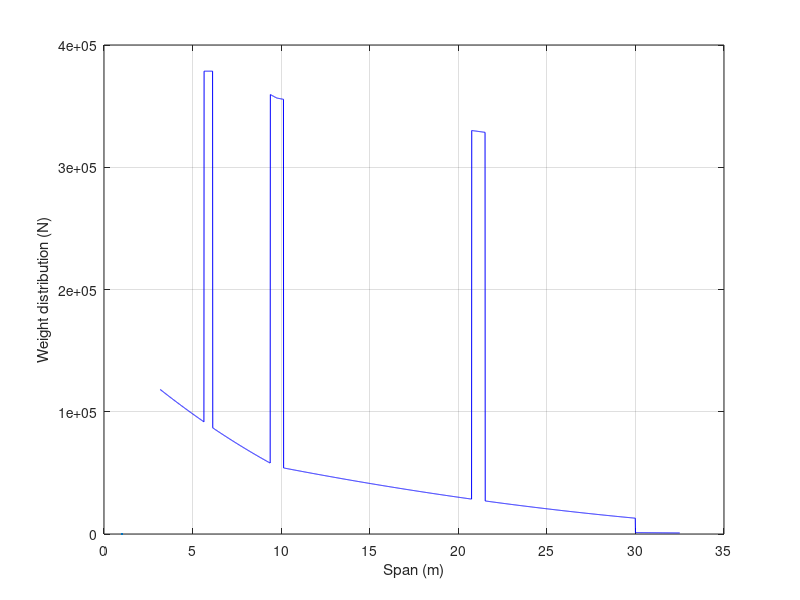
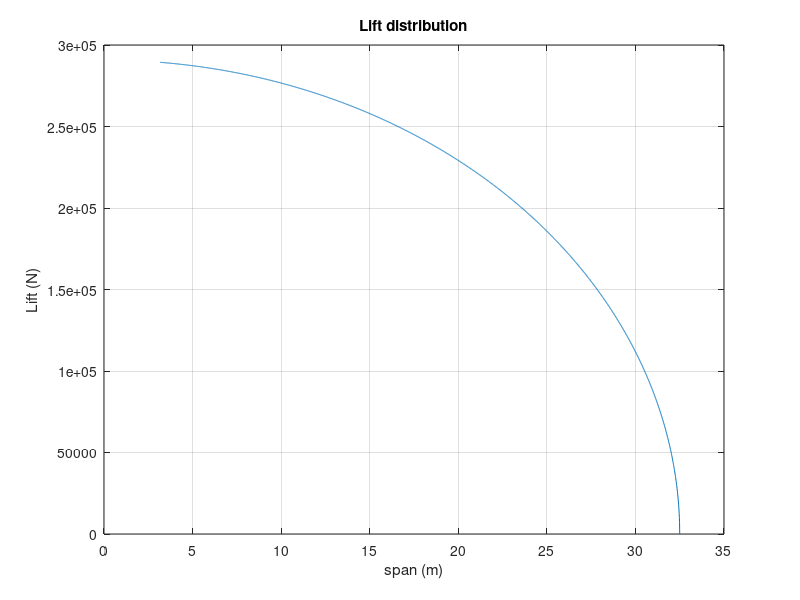
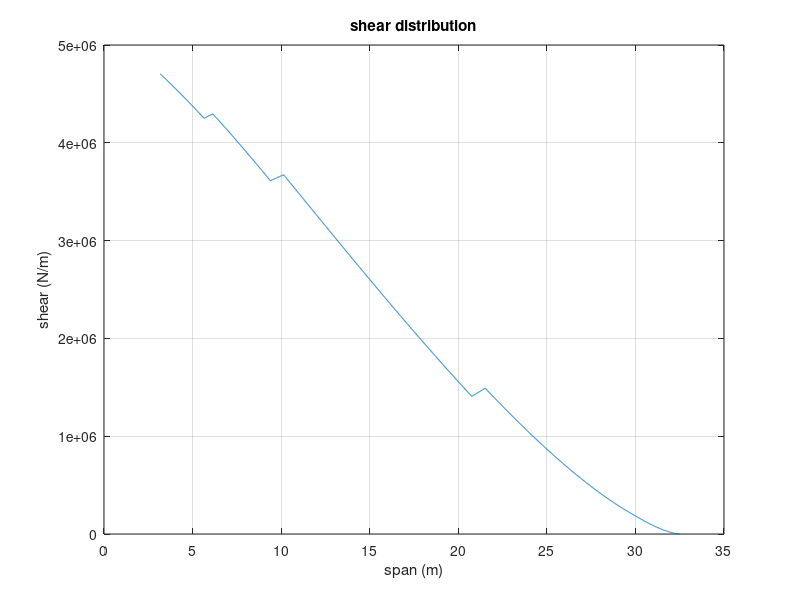
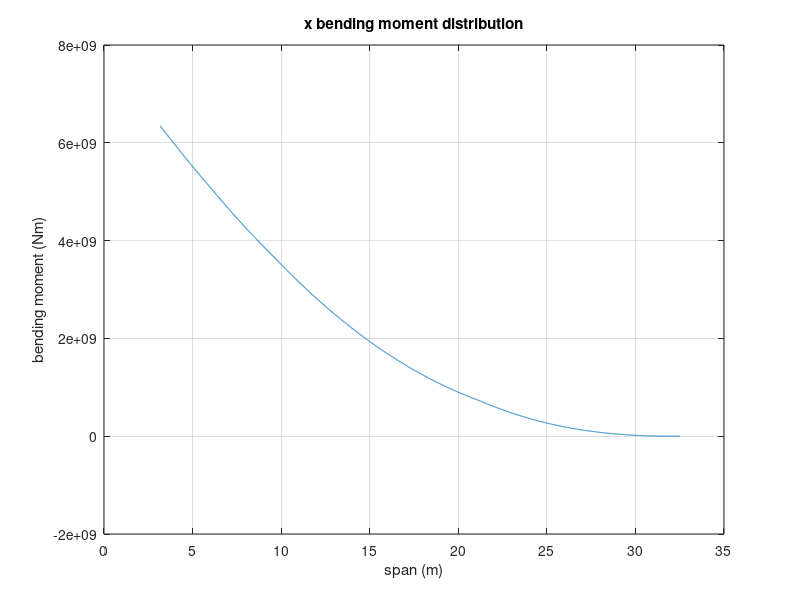

The MATLAB source for these figures, in order:
clc
clear
close all

%LOADS DISTRIBUTION

%get chord distribution
%leading edge sweep angle
b = 32.45 * tand(26.6);
a = b - 3.47/4;

aa = (a + 3.47)/32.45;

%sweep_angle = atand(aa);
sweep_angle = atand(aa);

%chord distribution for first section
outer_chord = 13.89 - (9.75 * tand(sweep_angle));

gradient1 = (outer_chord - 13.89)/9.75;

%for outer section
gradient2 = (3.47 - outer_chord)/(32.45 - 9.75);

span1 = 3.17:0.01:9.75;
span2 = 9.75:0.01:32.5;

c2 = outer_chord - gradient2 * 9.75;

chord1 = gradient1 * span1 + 13.89;
chord2 = gradient2*span2+c2;

chord = [chord1,chord2];



%constants
W_S = 7840;         %wing loading in N/m^2
S = 482;            %wing area in m^2
rho = 1.227;        %sea level density
W = 353385;         %mtow in kg
g = 9.81;           %gravitational constant

%masses and wing properties
m_dry = 27100/2;        %dry mass of the wing in kg
weight_wing = m_dry*g;  %weight of the wing in N
V_wing = 168.6331;      %volume of the wing in m^3 CHANGE THIS WITH THE REAL VALUE  

m_fuel = 176091;        %fuel mass in kg
rho_fuel = 804;         %fuel density in kg/m^3
length_ft = 26.83;      %length of fuel tank 

m_engine = 6147.1;      %mass of engine
m_mg = 15100;           %mass of main landing gear


%aerofoil properties
cg = 0.4141;                            %centre of gravity
arm_length = 0.1641;                    %distance of cg from aerodynamic centre
frontSpar = 0.12;                       %location of front spar
rearSpar = 0.7;                         %location of shear spar
flexAxis = (frontSpar+rearSpar)/2;      %location of flexural axis (shear centre)


%wing discretisation
span = [span1,span2];      %29.33 is the length of the wing that is outside of the fuselage

%area of the aerofoil at each section of the wing
area_aerofoil = 0.0939*chord.^2;



%%%%%%%%%%%%%%%%%%%%%%%%%%%%%%%%%%%%%%%%%%%%%%%%%%%%%%%%%%%%%%%%%%%%%%%%%%%%%%%%%%%%%%%%%%%%%%%%%%%

%CASE 1 - symmetric flight at ultimate load factor evaluated at manoeuvre
%(speed = V_A)
v_a = 171.25;                  %Manouvre speed
n = 3.75;                        %corresponding load factor from V/N diagram
L = n*W*g;                      %overall lift
C_l = (2*n*W_S)/(rho*v_a^2);    %lift coeff. This is computed to be 1.8749

alpha = 15;     %AoA in degrees taken from polars
C_d = 0.022;     % drag coeff taken from polars

D = 0.5*rho*v_a^2*S*C_d;    %overall drag

%THIS IS ONLY FOR CASE 3, COMMENT OUT OTHERWISE
% L = 0;
% D = 0;
% C_l = 0;
% C_d = 0;

%aerodynamics (assuming an elliptic lift distribution)
L0 = L/(32.5*pi*0.5 - 6.34);


%load on each section of the wing due to the wing's weight
dy = 0.01;                              %spacing between each section
dV = area_aerofoil * dy;                %volume of each section
dW_wing = (weight_wing/V_wing) * dV;    %weight of the wing on each section

%load due to 1 engine in N
l_engine = m_engine*g*n;  

%load due to 1 main landing gear in N
l_mg = m_mg*g*n/4;             

%load due to fuel in the wings in N
V_fuel = 219.75;                %volume of fuel in m^3
dmass_fuel = rho_fuel * dV;     %mass of fuel in each section
dmass_fuel(2685:end) = 0;       %no fuel after y = 30
dW_fuel = dmass_fuel*g;         %weight of fuel in each section

%add all of the weights to get the total weight experienced at each section
total_weight = dW_wing + dW_fuel;                       %add both the loads due to the wing and the fuel
total_weight(623:698) = total_weight(623:698) + l_engine/75;       %add weight of engine
total_weight(1761:1836) = total_weight(1761:1836) + l_engine/75;     %add weight of engine
total_weight(249:297) = total_weight(273) + l_mg/48;           %add weight of main landing gear
total_weight = total_weight*100;
%total_weight(249:297) = total_weight(249:297) - 3.4278e6/48;       %THIS IS ONLY FOR CASE 3 COMMENT OUT OTHERWISE

figure(1)
plot(span,total_weight,"b",LineWidth=1.5);
%title("Weight distribution along the span due to inertia loads");
xlabel("Span (m)");
ylabel("Weight distribution (N)");
grid on


%CALCULATING SHEAR
dS = dy*chord;                      %planform area distribution
dD = 0.5*rho*v_a^2*C_d*dS;          %drag distribution
dL = L0*sqrt(1-(span/32.5).^2);     %elliptic lift distribution

figure(2)
plot(span,dL);
title("Lift distribution");
xlabel("span (m)");
ylabel("Lift (N)");
grid on

for i = 1:length(span)
    temp = dD(i:length(span));
    shear_x(i) = sum(temp*dy);
end

shear_y = 0;

for i = 1:length(span)
    temp1 = dL(i:length(span));
    temp2 = total_weight(i:length(span));
    shear_z(i) = sum((temp1-temp2)*dy);
end

shear_total = sqrt(shear_x.^2 + shear_z.^2);

figure(3)
plot(span,shear_total);
title("shear distribution");
xlabel("span (m)");
ylabel("shear (N/m)");
grid on

%CALCULATING BENDING MOMENT
for i = 1:length(span)
    temp = shear_z(i:length(span));
    M_x(i) = sum(temp);
end

for i = 1:length(span)
    temp = shear_x(i:length(span));
    M_z(i) = sum(temp);
end

figure(4)
plot(span,M_x);
title("x bending moment distribution");
xlabel("span (m)");
ylabel("bending moment (Nm)");
grid on

figure(5)
plot(span,M_z);
title("z bending moment distribution");
xlabel("span (m)");
ylabel("bending moment (Nm)");
grid on


%CALCULATING TORQUE
%dM_y = -dL.*0.25.*chord + dD.*0.07.*chord + total_weight.*cg.*chord + 

figure(6)
plot(span,shear_z);
title("shear_z distribution");
xlabel("span (m)");
ylabel("shear (N/m)");
grid on

figure(7)
plot(span,shear_x);
title("shear_x distribution");
xlabel("span (m)");
ylabel("shear (N/m)");
grid on



figure(8)
plot(span,dL-total_weight,"b",LineWidth=1.5);
hold on
plot(span,dL,"r");
plot(span,-total_weight);
legend("Load distribution","Lift distribution","Weight distribution");
%title("Weight distribution along the span due to inertia loads");
xlabel("Span (m)");
ylabel("Weight distribution (N/m)");
grid on
